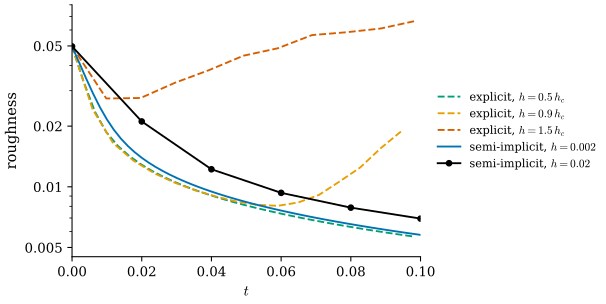

The script that saved this image:
"""Figure 42.6.3: explicit and semi-implicit mean curvature flow of a noisy sphere (Section 42.6, Proposition 42.6.4,
Example 42.6.8).

Mesh: dgmesh.icosphere(3) with every vertex scaled by 1 + 0.05 N(0, 1) (seed 5). Steps with L and M (mixed Voronoi) of
the current mesh: explicit x' = x + h M^{-1} L x for h = 0.5, 0.9, 1.5 h_c, h_c = 2 / lambda_max(M^{-1}(-L)) of the
initial mesh (= 0.00656), and semi-implicit (M - h L) x' = M x for h = 0.002 and 0.02, all up to t = 0.1.
Plotted: roughness = std / mean of the distances of the vertices from their centroid (0 for a round sphere), log scale.
Self-check: the semi-implicit roughness decreases at every step and the area never increases; the explicit run with
1.5 h_c ends rougher than it started; h_c is about 0.24 times the squared mean edge length.

Run from the project root:
``PYTHONPATH=tools python3 chapters/42-laplace-beltrami/figures/fig-42-6-3-stability.py``
"""

import warnings

import dgdec as dd
import dgmesh as dm

import dgfig  # noqa: E402

dgfig.setup()

import matplotlib.pyplot as plt  # noqa: E402
import numpy as np  # noqa: E402

warnings.simplefilter("ignore")
col = dgfig.COLORS
rng = np.random.default_rng(5)
V0, F = dm.icosphere(3)
Vn = V0 * (1 + 0.05 * rng.normal(size=(len(V0), 1)))
L, m = dm.cotan_laplacian(Vn, F), dm.mass_voronoi(Vn, F)
lam = np.linalg.eigvalsh(-(L / np.sqrt(m)[:, None] / np.sqrt(m)[None, :]))
hc = 2 / lam[-1]
ell = dd.primal_edge_lengths(Vn, F).mean()
assert abs(hc / ell ** 2 - 0.24) < 0.01


def rough(V):
    r = np.linalg.norm(V - V.mean(0), axis=1)
    return r.std() / r.mean()


T = 0.1
runs = [("explicit", 0.5 * hc, col["third"], "--"), ("explicit", 0.9 * hc, col["accent"], "--"),
        ("explicit", 1.5 * hc, col["normal"], "--"), ("implicit", 0.002, col["tangent"], "-"),
        ("implicit", 0.02, col["main"], "-")]
res = []
for kind, h, c, ls in runs:
    V = Vn.copy()
    n = int(T / h)
    R, A = [rough(V)], [dm.face_areas(V, F).sum()]
    for k in range(n):
        L, m = dm.cotan_laplacian(V, F), dm.mass_voronoi(V, F)
        V = V + h * (L @ V) / m[:, None] if kind == "explicit" else np.linalg.solve(np.diag(m) - h * L, m[:, None] * V)
        R.append(rough(V))
        A.append(dm.face_areas(V, F).sum())
    R, A = np.array(R), np.array(A)
    if kind == "implicit":
        assert np.all(np.diff(R) < 0) and np.all(np.diff(A) <= 1e-12)
    res.append((kind, h, c, ls, h * np.arange(len(R)), R))
    print(f"{kind:8s} h = {h:.5f}: roughness {R[0]:.4f} -> min {R.min():.4f} -> end {R[-1]:.4f} at t = {h * (len(R) - 1):.3f}")
assert res[2][5][-1] > res[2][5][0]
print(f"h_c = {hc:.5f}, mean edge length {ell:.4f}, h_c / l^2 = {hc / ell ** 2:.3f}")

fig, ax = plt.subplots(figsize=(6.6, 3.2))
for kind, h, c, ls, t, R in res:
    lab = (rf"explicit, $h = {h / hc:.1f}\,h_c$" if kind == "explicit" else rf"semi-implicit, $h = {h}$")
    ax.semilogy(t, R, ls, color=c, lw=1.4, marker="o" if kind == "implicit" and h > 0.01 else None, ms=4, label=lab)
ax.set_xlabel(r"$t$")
ax.set_ylabel("roughness")
ax.set_ylim(0.0045, 0.08)
ax.set_yticks([0.005, 0.01, 0.02, 0.05])
ax.set_yticklabels(["0.005", "0.01", "0.02", "0.05"])
ax.yaxis.set_minor_formatter(plt.NullFormatter())
ax.set_xlim(0, 0.1)
ax.legend(fontsize=8.5, frameon=False, loc="center left", bbox_to_anchor=(1.02, 0.5))
ax.spines[["top", "right"]].set_visible(False)
fig.subplots_adjust(left=0.11, right=0.66, top=0.97, bottom=0.15)
dgfig.save(fig, __file__)
